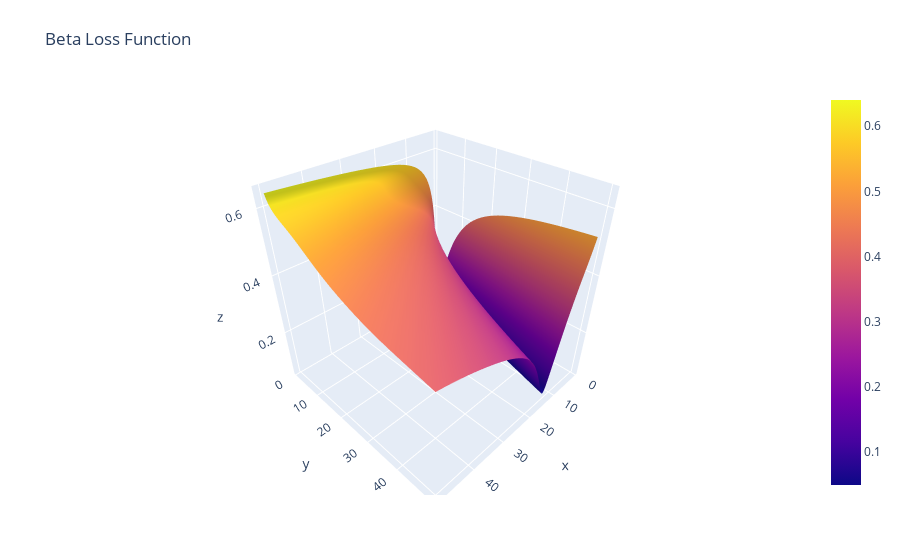

Notebook source saved alongside this figure:
### Code cell
fig.show()

### Figure 1 — Plotly figure (JSON) as saved in the notebook; plotly's stock layout.template omitted (floating-point values rounded to 4 significant figures; data arrays with more than 128 entries replaced by an {"elided": "..."} marker saying what was removed)
{"data": [{"type": "surface", "x": {"elided": "200 float values"}, "y": {"elided": "200 float values"}, "z": {"elided": "200x200 float values"}}], "layout": {"autosize": true, "margin": {"b": 65, "l": 65, "r": 50, "t": 90}, "title": {"text": "Beta Loss Function"}}}
